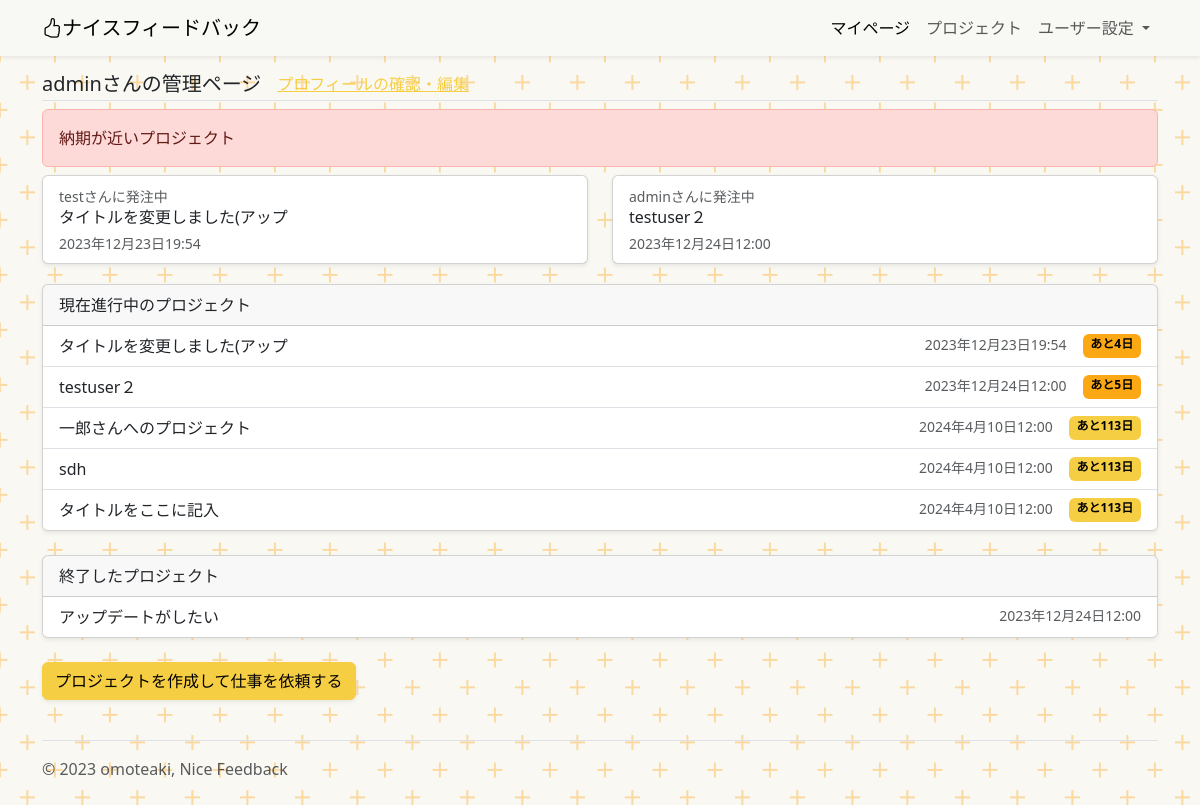
Page / (signed in) on the earlier database version.
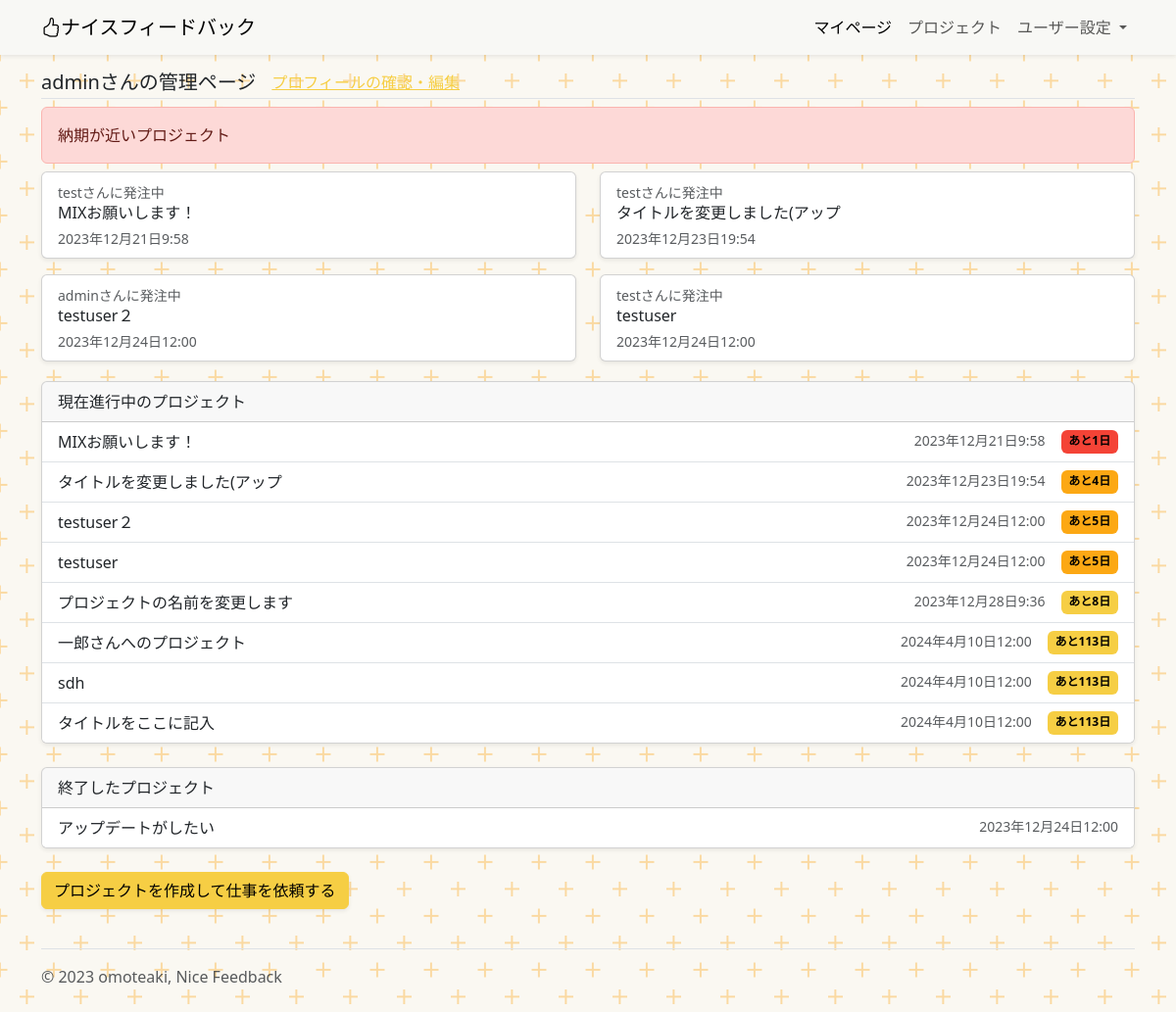
Same page on the later database version.
### project/models.py (models this page shows)
class Project(models.Model):
    title = models.CharField(
        verbose_name="プロジェクトのタイトル",
        max_length=30,
    )
    about = models.TextField(
        verbose_name="このプロジェクトについて"
    )
    purpose = models.TextField(
        verbose_name="このプロジェクトで実現したいこと",
        null=True
    )
    deadline_datetime = models.DateTimeField(
        verbose_name="締め切り日時",
    )
    reference_image1 = models.ImageField(
        verbose_name="参考画像1",
        upload_to="references",
        blank=True,
        null=True,
    )
    reference_image2 = models.ImageField(
        verbose_name="参考画像2",
        upload_to="references",
        blank=True,
        null=True,
    )
    reference_image3 = models.ImageField(
        verbose_name="参考画像3",
        upload_to="references",
        blank=True,
        null=True,
    )
    reference_movie1 = models.FileField(
        verbose_name="参考動画1",
        upload_to="references",
        blank=True,
        null=True,
    )
    reference_movie2 = models.FileField(
        verbose_name="参考動画2",
        upload_to="references",
        blank=True,
        null=True,
    )
    reference_movie3 = models.FileField(
        verbose_name="参考動画3",
        upload_to="references",
        blank=True,
        null=True,
    )
    reference_music1 = models.FileField(
        verbose_name="参考音源1",
        upload_to="references",
        blank=True,
        null=True,
    )
    reference_music2 = models.FileField(
        verbose_name="参考音源2",
        upload_to="references",
        blank=True,
        null=True,
    )
    reference_music3 = models.FileField(
        verbose_name="参考音源3",
        upload_to="references",
        blank=True,
        null=True,
    )
    reference_url1 = models.URLField(
        verbose_name="参考URL1",
        blank=True,
        null=True,
    )
    reference_url2 = models.URLField(
        verbose_name="参考URL2",
        blank=True,
        null=True,
    )
    reference_url3 = models.URLField(
        verbose_name="参考URL3",
        blank=True,
        null=True,
    )
    created_at = models.DateTimeField(
        verbose_name="プロジェクトを登録した日時",
        auto_now_add=True,
    )
    updated_at = models.DateTimeField(
        verbose_name="プロジェクトの詳細を更新した時間",
        auto_now=True,
    )
    orderer_user = models.ForeignKey(
        CustomUser,
        verbose_name="発注者",
        on_delete=models.PROTECT,
        related_name="orderer_user",
    )
    contractor_user = models.ForeignKey(
        CustomUser,
        verbose_name="受注者",
        on_delete=models.PROTECT,
        related_name="contractor_user",
    )
    orderer_users = models.ManyToManyField(
        CustomUser,
        verbose_name="発注者のサポーター",
        blank=True,
        related_name="orderer_users",
    )
    contractor_users = models.ManyToManyField(
        CustomUser,
        verbose_name="受注者のサポーター",
        blank=True,
        related_name="contractor_users",
    )
    created_user = models.ForeignKey(
        CustomUser,
        verbose_name="プロジェクトの作成者",
        on_delete=models.PROTECT,
        related_name="created_user"
    )
    is_done = models.BooleanField(
        default=False,
        help_text="プロジェクトが完了したらTrue"
    )
    is_accepted = models.BooleanField(
        default=False,
        help_text="プロジェクトを確認してもらえたらTrue"
    )
    feedback_rule = models.ForeignKey(
        UserDetail,
        verbose_name="受注した人が設定したフィードバックルール",
        on_delete=models.CASCADE,
        blank=True,
        null=True,
    )
    def __str__(self):
        return self.title

### account/models.py (models this page shows)
class CustomUser(AbstractUser):
    pass

### project/views.py (the view)
# urls.py: path('', views.IndexView.as_view(), name="index"),
class IndexView(ListView):
    template_name = "index.html"
    def get_queryset(self):
        if  self.request.user.is_authenticated:
            request_user_projects = Project.objects.filter( Q(created_user=self.request.user)|Q(orderer_user=self.request.user)|Q(contractor_user=self.request.user)).exclude(is_done=True).filter(is_accepted=True).annotate(delta=F("deadline_datetime") - make_aware(datetime.now())).order_by("deadline_datetime")
            return request_user_projects
        else:
            pass
    def get_context_data(self, **kwargs):
        if  self.request.user.is_authenticated:
            context = super().get_context_data(**kwargs)
            context["details"] = UserDetail.objects.filter(user=self.request.user)
            print(context["details"])
            context["closed_project"] = Project.objects.filter( Q(created_user=self.request.user)|Q(orderer_user=self.request.user)|Q(contractor_user=self.request.user)).filter(is_done=True)
            context["ordered_project_list"] = Project.objects.filter(contractor_user=self.request.user).filter(is_accepted=False)
            for object in context["object_list"]:
                print(type(object.delta))
                txt = str(object.delta)
                pos = txt.find(' day')
                txt[:pos]
                object.int_delta = int(txt[:pos])
                print(type(object.int_delta), end=",")
            for object in context["object_list"]:
                print(object.id)
            context["near_deadline_objects"] = context["object_list"].filter(delta__lte=timedelta(weeks=1))
            for object in context["near_deadline_objects"]:
                print(object)
            return context
        else:
            pass

### account/models.py (called while the page is built)
    def __str__(self):
        detail_label_name = str(self.user) + str(self.label_select)
        return detail_label_name

### project/templates/index.html (shortened to what this page needs)
{% extends "base.html" %}
{% block contents %}
  {% if user.is_authenticated %}
    {% include "myproject.html" %}
  {% else %}
    {% include "introduction.html" %}
  {% endif %}
{% endblock %}

### project/templates/myproject.html (shortened to what this page needs)
<div class="container">
  <div class="d-flex border-bottom mb-2">
    <h5 class="mb-1">
      {{request.user}}さんの管理ページ
    </h5>
    <a href="{% url "account:mypage" request.user.pk %}" class="ms-3">プロフィールの確認・編集</a>
  </div>
  {% if near_deadline_objects %}
  <div class="mb-1">
    <div class="alert alert-danger mb-2" role="alert">
      納期が近いプロジェクト
    </div>
    <div class="row">
    {% for n_o in near_deadline_objects %}
      <div class="col-sm-6 mb-3 mb-sm-3">
        <a href="{% url "project:project_detail" n_o.pk %}" class="card h-100 text-decoration-none">
          <div  class="card-body py-2 ">
            {% if n_o.orderer_user == request.user %}
            <small class="text-body-secondary">{{n_o.contractor_user}}さんに発注中</small>
            {% else %}
            <small class="text-body-secondary">{{n_o.orderer_user}}さんから受注中</small>
            {% endif %}
            <h6 class="card-title mb-1">{{n_o.title}}</h6>
            <small class="text-body-secondary">{{n_o.deadline_datetime}}</small>
          </div>
        </a>
      </div>
    {% endfor %}
    </div>
  </div>
  {% endif %}
  {% if object_list %}
  <div class="card mb-4">
    <div class="card-header">現在進行中のプロジェクト</div>
    <div class="list-group list-group-flush">
      {% for record in object_list %}
      <a href="{% url "project:project_detail" record.pk %}" class="list-group-item list-group-item-action d-flex">
        <div>
          {{record}}
        </div>
        <small class="ms-auto text-body-secondary">{{record.deadline_datetime}}</small>
        <span class="ms-3 badge {% if record.int_delta < 4 %}text-bg-danger {% elif record.int_delta < 8 %} text-bg-warning {% else %} text-bg-primary {% endif %}">あと{{record.int_delta}}日</span></a>
      {% endfor %}
    </div>
  </div>
  {% else %}
  <p>現在進行中のプロジェクトはありません。</p>
  {% endif %}
  {% if closed_project %}
  <div class="card mb-4">
    <div class="card-header">終了したプロジェクト</div>
    <div class="list-group list-group-flush">
      {% for record in closed_project %}
      <a href="{% url "project:project_detail" record.pk %}" class="list-group-item list-group-item-action d-flex">
        <div>
          {{record}}
        </div>
        <small class="ms-auto text-body-secondary">{{record.deadline_datetime}}</small>
        </a>
      {% endfor %}
    </div>
  </div>
  {% endif %}
  <div class="row">
    <div class="col-sm">
      <a class="btn btn-primary shadow-sm mb-3" href="{% url "project:create_project" %}" role="button">プロジェクトを作成して仕事を依頼する</a>
    </div>
  </div>

Differences in the rows shown:
now on this page (row edited): Project: contractor_user "test", title "MIXお願いします！", deadline_datetime "2023年12月21日9:58", int_delta "1"
now on this page (row edited): Project: contractor_user "test", title "testuser", deadline_datetime "2023年12月24日12:00", int_delta "5"
now on this page (row edited): Project: title "プロジェクトの名前を変更します", deadline_datetime "2023年12月28日9:36", int_delta "8"
